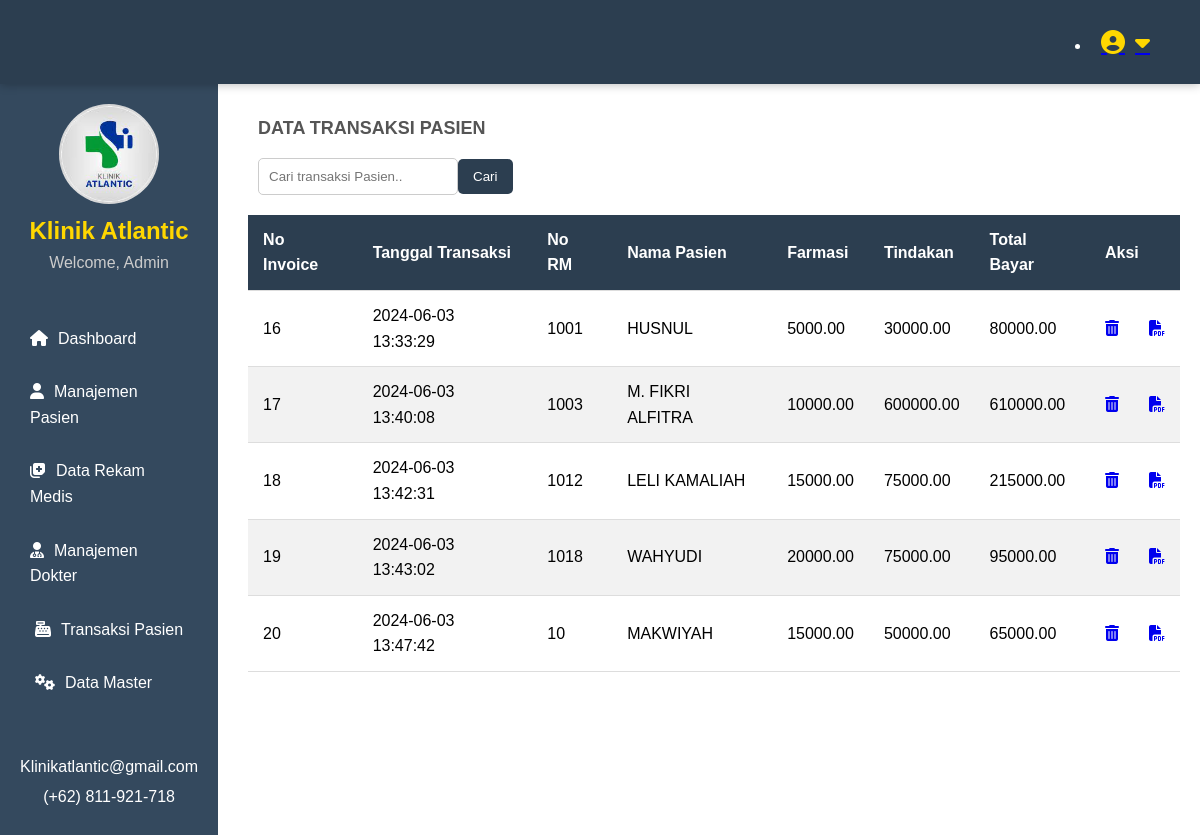
Screenshot of /pages/transaksi.php with the database file from the repository.
### tables this page shows
CREATE TABLE `transaksi` (
  `id_transaksi` int(11) NOT NULL,
  `No_RM` varchar(50) NOT NULL,
  `nama_pasien` varchar(100) NOT NULL,
  `total_bayar` decimal(10,2) NOT NULL,
  `waktu_transaksi` timestamp NOT NULL DEFAULT current_timestamp()
);

### pages/transaksi.php (the view, shortened to what this page needs)
<!DOCTYPE html>
<html lang="en">
<head>
    <link rel="stylesheet" href="../assets/css/pasien.css">
</head>
<body>
<header class="header">
    <nav class="navigation">
        <ul>
            <li class="dropdown">
                <a href="#" class="profile-link">
                    <i class="fas fa-user-circle"></i>
                    <i class="fas fa-caret-down"></i>
                </a>
            </li>
        </ul>
    </nav>
</header>
<div class="container">
    <aside class="sidebar">
        <div class="logo">
            <img src="../assets/img/logo.jpg" alt="Logo Klinik" textalign="center">
        </div>
        <div class="clinic-info">
            <h2>Klinik Atlantic</h2>
        </div>
        <div class="user-info">
            <p>Welcome, Admin</p>
        </div>
        <ul>
            <li><a href="index.php"><i class="fas fa-home"></i>Dashboard</a></li>
            <li><a href="pasien.php"><i class="fas fa-user"></i>Manajemen Pasien</a></li>
            <li><a href="rekammedis.php"><i class="fas fa-notes-medical"></i>Data Rekam Medis</a></li>
            <li><a href="dokter.php"><i class="fas fa-user-md"></i>Manajemen Dokter</a></li>
            <li class="has-submenu">
                <a href="#"><i class="fas fa-cash-register"></i>Transaksi Pasien</a>
            </li>
            <li class="has-submenu">
                <a href="#"><i class="fas fa-cogs"></i>Data Master</a>
            </li>
        </ul>
        <div class="contact-info">
            <p>Klinikatlantic@gmail.com</p>
            <p>(+62) 811-921-718</p>
        </div>
    </aside>
    <div class="content">
        <h2 class="subtitle">DATA TRANSAKSI PASIEN</h2>
        <div class="actions">
            <form class="search-form" onsubmit="searchTransaksi(event)">
                <input type="text" id="searchInput" name="search" placeholder="Cari transaksi Pasien.." />
                <button type="submit">Cari</button>
            </form>
        </div>
        <div class="table-container">
            <table cellspacing="1" cellpadding="4">
                <thead>
                    <tr>
                        <th>No Invoice</th>
                        <th>Tanggal Transaksi</th>
                        <th>No RM</th>
                        <th>Nama Pasien</th>
                        <th>Farmasi</th>
                        <th>Tindakan</th>
                        <th>Total Bayar</th>
                        <th colspan="2">Aksi</th>
                    </tr>
                </thead>
                <tbody>
                <?php
                    include "../includes/koneksi.php";
                    $sql = "SELECT t.id_transaksi, t.No_RM, t.nama_pasien, t.total_bayar, t.waktu_transaksi,
                                   SUM(CASE WHEN d.jenis_item = 'obat' THEN d.total ELSE 0 END) AS total_farmasi,
                                   SUM(CASE WHEN d.jenis_item = 'tindakan' THEN d.total ELSE 0 END) AS total_tindakan
                            FROM transaksi t
                            LEFT JOIN detail_transaksi d ON t.id_transaksi = d.id_transaksi
                            GROUP BY t.id_transaksi";
                    $result = $koneksi->query($sql);
                    if ($result) {
                        if ($result->num_rows > 0) {
                            while ($row = $result->fetch_assoc()) {
                                echo "<tr>";
                                echo "<td>" . $row['id_transaksi'] . "</td>";
                                echo "<td>" . $row['waktu_transaksi'] . "</td>";
                                echo "<td>" . $row['No_RM'] . "</td>";
                                echo "<td>" . $row['nama_pasien'] . "</td>";
                                echo "<td>" . $row['total_farmasi'] . "</td>";
                                echo "<td>" . $row['total_tindakan'] . "</td>";
                                echo "<td>" . $row['total_bayar'] . "</td>";
                                echo "<td><a href='#'><i class='fas fa-trash-alt'></i></a></td>";
                                echo "<td><a href='../actions/cetak_transaksi.php?id_pasien=" . $row['id_transaksi'] . "' target='_blank'><i class='fas fa-file-pdf'></i></a></td>";
                                echo "</tr>";
                            }
                        } else {
                            echo "<tr><td colspan='9'>Tidak ada transaksi</td></tr>";
                        }
                    } else {
                        echo "<tr><td colspan='9'>Error: " . $koneksi->error . "</td></tr>";
                    }
                ?>
                </tbody>
            </table>
        </div>
    </div>
</div>
</body>
</html>

### assets/css/pasien.css (style rules this page uses)
* { margin: 0; padding: 0; box-sizing: border-box; }
body { font-family: Arial, sans-serif; line-height: 1.6; display: flex; flex-direction: column; min-height: 100vh; }
.container { display: flex; flex: 1; }
.header { background-color: #2C3E50; color: #fff; padding: 20px; display: flex; justify-content: space-between; align-items: center; box-shadow: 0px 0px 10px rgba(0, 0, 0, 0.3); z-index: 100; }
.logo img { width: 100px; border-radius: 50%; }
.navigation { display: flex; justify-content: space-between; align-items: center; }
.navigation .profile-link { display: flex; align-items: center; position: relative; padding: 10px; border-radius: 5px; transition: background-color 0.3s; }
.navigation .profile-link i { font-size: 24px; color: #FFD700; }
.header .navigation { justify-content: flex-end; padding-right: 20px; flex-grow: 1; }
.sidebar { background-color: #34495E; color: #fff; width: 250px; padding: 20px; display: flex; flex-direction: column; align-items: center; }
.clinic-info h2 { color: #FFD700; font-size: 24px; margin-bottom: 0; }
.user-info p { color: #ccc; margin-bottom: 20px; }
.sidebar ul { list-style-type: none; padding: 10px; margin-top: 10px; }
.sidebar ul li { margin-bottom: 8px; }
.sidebar ul li a { color: #fff; text-decoration: none; display: block; transition: all 0.3s ease; padding: 10px 0; font-size: 16px; }
.sidebar ul li a i { margin-right: 10px; }
.contact-info { margin-top: auto; text-align: center; }
.contact-info p { margin-bottom: 5px; }
.content { display: flex; flex-direction: column; align-items: flex-start; padding: 20px; margin-top: 10px; margin-left: 10px; width: calc(100% - 20px); overflow-x: hidden; overflow-y: auto; }
.table-container { overflow-x: auto; overflow-y: auto; height: 600px; width: 100%; display: block; }
table { border-collapse: collapse; width: 100%; margin-bottom: 20px; border-radius: 8px; }
th, td { padding: 12px 15px; text-align: left; border-bottom: 1px solid #ddd; }
th { position: sticky; top: 0; background-color: #2C3E50; color: #fff; }
thead { display: sticky; top: 0; overflow: auto; }
tr:nth-child(even) { background-color: #f2f2f2; }
.subtitle { font-size: 18px; color: #555; margin-bottom: 15px; margin-left: 10px; }
.search-form { margin-bottom: 20px; margin-left: 10px; display: flex; align-items: center; }
.search-form input[type="text"] { padding: 10px; border: 1px solid #ccc; border-radius: 5px; width: 200px; }
.search-form button { background-color: #2C3E50; color: #fff; border: none; padding: 10px 15px; border-radius: 5px; cursor: pointer; transition: background-color 0.3s; }

### pages/transaksi.php (style rules this page uses)
.has-submenu > a i { margin-left: 5px; }

### rows the page displays
transaksi: id_transaksi "16", waktu_transaksi "2024-06-03 13:33:29", No_RM "1001", nama_pasien "HUSNUL", total_farmasi "5000.00", total_tindakan "30000.00", total_bayar "80000.00"
transaksi: id_transaksi "17", waktu_transaksi "2024-06-03 13:40:08", No_RM "1003", nama_pasien "M. FIKRI ALFITRA", total_farmasi "10000.00", total_tindakan "600000.00", total_bayar "610000.00"
transaksi: id_transaksi "18", waktu_transaksi "2024-06-03 13:42:31", No_RM "1012", nama_pasien "LELI KAMALIAH", total_farmasi "15000.00", total_tindakan "75000.00", total_bayar "215000.00"
transaksi: id_transaksi "19", waktu_transaksi "2024-06-03 13:43:02", No_RM "1018", nama_pasien "WAHYUDI", total_farmasi "20000.00", total_tindakan "75000.00", total_bayar "95000.00"
transaksi: id_transaksi "20", waktu_transaksi "2024-06-03 13:47:42", No_RM "10", nama_pasien "MAKWIYAH", total_farmasi "15000.00", total_tindakan "50000.00", total_bayar "65000.00"
